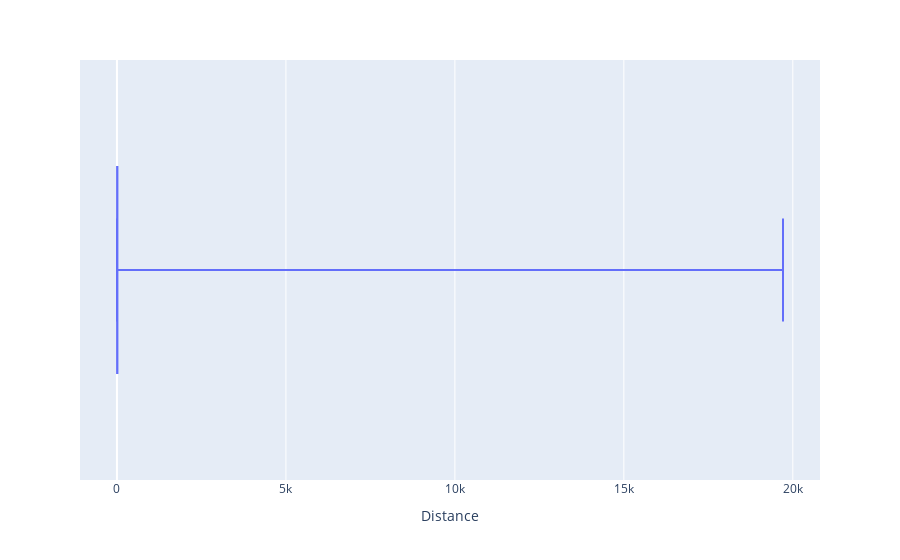

Notebook code for this chart:
### Code cell
import plotly.graph_objects as go
import plotly.express as px
fig = px.box(df, x = 'Distance', orientation = 'h')
fig.update_traces(q1=[df['Distance'].quantile(.25)],
                  median=[df['Distance'].median()],
                  q3=[df['Distance'].quantile(.75)],
                  lowerfence=[df['Distance'].min()],
                  upperfence=[df['Distance'].max()],
                 )

fig.show()

### Figure 1 — Plotly figure (JSON) as saved in the notebook; plotly's stock layout.template omitted (floating-point values rounded to 4 significant figures; data arrays with more than 128 entries replaced by an {"elided": "..."} marker saying what was removed)
{"data": [{"alignmentgroup": "True", "hovertemplate": "Distance=%{x}<extra></extra>", "legendgroup": "", "lowerfence": [1.464], "marker": {"color": "#636efa"}, "median": [9.247], "name": "", "notched": false, "offsetgroup": "", "orientation": "h", "q1": [4.654], "q3": [13.74], "showlegend": false, "type": "box", "upperfence": [19710.0], "x": {"elided": "45593 float values"}, "x0": " ", "xaxis": "x", "y0": " ", "yaxis": "y"}], "layout": {"boxmode": "group", "legend": {"tracegroupgap": 0}, "margin": {"t": 60}, "xaxis": {"anchor": "y", "domain": [0, 1], "title": {"text": "Distance"}}, "yaxis": {"anchor": "x", "domain": [0, 1]}}}
